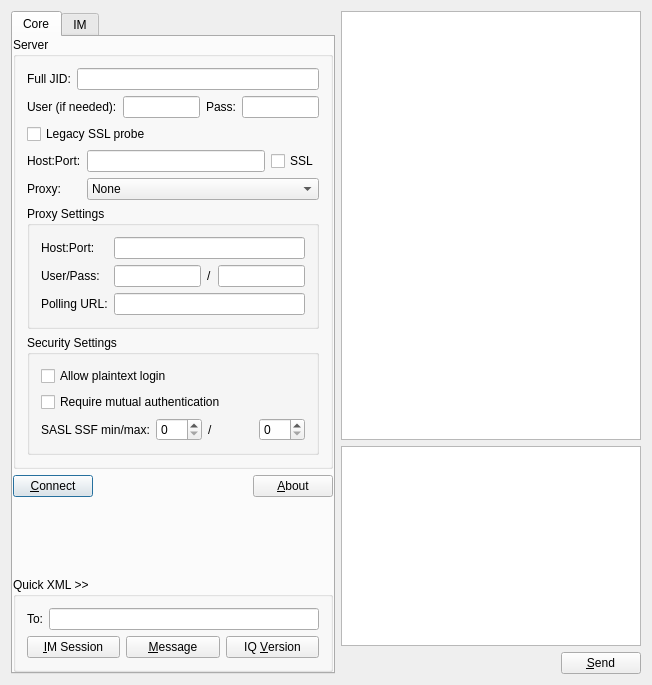
<ui version="4.0" >
 <class>TestUI</class>
 <widget class="QDialog" name="TestUI" >
  <property name="geometry" >
   <rect>
    <x>0</x>
    <y>0</y>
    <width>652</width>
    <height>685</height>
   </rect>
  </property>
  <property name="windowTitle" >
   <string>Form1</string>
  </property>
  <layout class="QHBoxLayout" >
   <item>
    <widget class="QTabWidget" name="tb_main" >
     <widget class="QWidget" name="tab" >
      <property name="geometry" >
       <rect>
        <x>0</x>
        <y>0</y>
        <width>322</width>
        <height>639</height>
       </rect>
      </property>
      <attribute name="title" >
       <string>Core</string>
      </attribute>
      <layout class="QVBoxLayout" >
       <property name="margin" >
        <number>0</number>
       </property>
       <item>
        <widget class="QGroupBox" name="gb_server" >
         <property name="title" >
          <string>Server</string>
         </property>
         <layout class="QVBoxLayout" >
          <item>
           <layout class="QHBoxLayout" >
            <property name="margin" >
             <number>0</number>
            </property>
            <item>
             <widget class="QLabel" name="textLabel1" >
              <property name="text" >
               <string>Full JID:</string>
              </property>
             </widget>
            </item>
            <item>
             <widget class="QLineEdit" name="le_jid" />
            </item>
           </layout>
          </item>
          <item>
           <layout class="QHBoxLayout" >
            <property name="margin" >
             <number>0</number>
            </property>
            <item>
             <widget class="QLabel" name="textLabel5_2" >
              <property name="text" >
               <string>User (if needed):</string>
              </property>
             </widget>
            </item>
            <item>
             <widget class="QLineEdit" name="le_user" >
              <property name="text" >
               <string/>
              </property>
             </widget>
            </item>
            <item>
             <widget class="QLabel" name="textLabel7_2" >
              <property name="text" >
               <string>Pass:</string>
              </property>
             </widget>
            </item>
            <item>
             <widget class="QLineEdit" name="le_pass" >
              <property name="echoMode" >
               <enum>QLineEdit::Password</enum>
              </property>
             </widget>
            </item>
           </layout>
          </item>
          <item>
           <layout class="QGridLayout" >
            <property name="margin" >
             <number>0</number>
            </property>
            <item row="1" column="2" >
             <widget class="QCheckBox" name="ck_ssl" >
              <property name="text" >
               <string>SSL</string>
              </property>
             </widget>
            </item>
            <item row="2" column="1" colspan="2" >
             <widget class="QComboBox" name="cb_proxy" >
              <item>
               <property name="text" >
                <string>None</string>
               </property>
              </item>
              <item>
               <property name="text" >
                <string>HTTP(S)</string>
               </property>
              </item>
              <item>
               <property name="text" >
                <string>SOCKS5</string>
               </property>
              </item>
              <item>
               <property name="text" >
                <string>HTTP Polling</string>
               </property>
              </item>
             </widget>
            </item>
            <item row="1" column="0" >
             <widget class="QLabel" name="lb_host" >
              <property name="text" >
               <string>Host:Port:</string>
              </property>
             </widget>
            </item>
            <item row="0" column="0" colspan="3" >
             <widget class="QCheckBox" name="ck_probe" >
              <property name="text" >
               <string>Legacy SSL probe</string>
              </property>
             </widget>
            </item>
            <item row="2" column="0" >
             <widget class="QLabel" name="textLabel4" >
              <property name="text" >
               <string>Proxy:</string>
              </property>
             </widget>
            </item>
            <item row="1" column="1" >
             <widget class="QLineEdit" name="le_host" />
            </item>
           </layout>
          </item>
          <item>
           <widget class="QGroupBox" name="gb_proxy" >
            <property name="title" >
             <string>Proxy Settings</string>
            </property>
            <layout class="QGridLayout" >
             <item row="0" column="0" >
              <widget class="QLabel" name="textLabel2_2" >
               <property name="text" >
                <string>Host:Port:</string>
               </property>
              </widget>
             </item>
             <item row="0" column="1" colspan="3" >
              <widget class="QLineEdit" name="le_proxyhost" />
             </item>
             <item row="1" column="0" >
              <widget class="QLabel" name="textLabel5" >
               <property name="text" >
                <string>User/Pass:</string>
               </property>
              </widget>
             </item>
             <item row="1" column="1" >
              <widget class="QLineEdit" name="le_proxyuser" />
             </item>
             <item row="1" column="2" >
              <widget class="QLabel" name="textLabel7" >
               <property name="text" >
                <string>/</string>
               </property>
              </widget>
             </item>
             <item row="1" column="3" >
              <widget class="QLineEdit" name="le_proxypass" >
               <property name="echoMode" >
                <enum>QLineEdit::Password</enum>
               </property>
              </widget>
             </item>
             <item row="2" column="0" >
              <widget class="QLabel" name="lb_proxyurl" >
               <property name="text" >
                <string>Polling URL:</string>
               </property>
              </widget>
             </item>
             <item row="2" column="1" colspan="3" >
              <widget class="QLineEdit" name="le_proxyurl" />
             </item>
            </layout>
           </widget>
          </item>
          <item>
           <widget class="QGroupBox" name="gb_security" >
            <property name="title" >
             <string>Security Settings</string>
            </property>
            <layout class="QVBoxLayout" >
             <item>
              <widget class="QCheckBox" name="ck_plain" >
               <property name="text" >
                <string>Allow plaintext login</string>
               </property>
              </widget>
             </item>
             <item>
              <widget class="QCheckBox" name="ck_mutual" >
               <property name="text" >
                <string>Require mutual authentication</string>
               </property>
              </widget>
             </item>
             <item>
              <layout class="QHBoxLayout" >
               <property name="margin" >
                <number>0</number>
               </property>
               <item>
                <widget class="QLabel" name="textLabel1_2" >
                 <property name="text" >
                  <string>SASL SSF min/max:</string>
                 </property>
                </widget>
               </item>
               <item>
                <widget class="QSpinBox" name="sb_ssfmin" />
               </item>
               <item>
                <widget class="QLabel" name="textLabel2" >
                 <property name="text" >
                  <string>/</string>
                 </property>
                </widget>
               </item>
               <item>
                <widget class="QSpinBox" name="sb_ssfmax" />
               </item>
              </layout>
             </item>
            </layout>
           </widget>
          </item>
         </layout>
        </widget>
       </item>
       <item>
        <layout class="QHBoxLayout" >
         <property name="margin" >
          <number>0</number>
         </property>
         <item>
          <widget class="QPushButton" name="pb_go" >
           <property name="text" >
            <string>&amp;Connect</string>
           </property>
           <property name="shortcut" >
            <string>Alt+C</string>
           </property>
          </widget>
         </item>
         <item>
          <spacer name="spacer5" >
           <property name="orientation" >
            <enum>Qt::Horizontal</enum>
           </property>
           <property name="sizeType" >
            <enum>QSizePolicy::Expanding</enum>
           </property>
           <property name="sizeHint" stdset="0" >
            <size>
             <width>130</width>
             <height>20</height>
            </size>
           </property>
          </spacer>
         </item>
         <item>
          <widget class="QPushButton" name="pb_about" >
           <property name="text" >
            <string>&amp;About</string>
           </property>
          </widget>
         </item>
        </layout>
       </item>
       <item>
        <spacer name="spacer3_2" >
         <property name="orientation" >
          <enum>Qt::Vertical</enum>
         </property>
         <property name="sizeType" >
          <enum>QSizePolicy::Expanding</enum>
         </property>
         <property name="sizeHint" stdset="0" >
          <size>
           <width>20</width>
           <height>16</height>
          </size>
         </property>
        </spacer>
       </item>
       <item>
        <widget class="QGroupBox" name="groupBox3" >
         <property name="title" >
          <string>Quick XML >></string>
         </property>
         <layout class="QVBoxLayout" >
          <item>
           <layout class="QHBoxLayout" >
            <property name="margin" >
             <number>0</number>
            </property>
            <item>
             <widget class="QLabel" name="textLabel8" >
              <property name="text" >
               <string>To:</string>
              </property>
             </widget>
            </item>
            <item>
             <widget class="QLineEdit" name="le_to" />
            </item>
           </layout>
          </item>
          <item>
           <layout class="QHBoxLayout" >
            <property name="margin" >
             <number>0</number>
            </property>
            <item>
             <widget class="QPushButton" name="pb_im" >
              <property name="text" >
               <string>&amp;IM Session</string>
              </property>
             </widget>
            </item>
            <item>
             <widget class="QPushButton" name="pb_msg" >
              <property name="text" >
               <string>&amp;Message</string>
              </property>
             </widget>
            </item>
            <item>
             <widget class="QPushButton" name="pb_iqv" >
              <property name="text" >
               <string>IQ &amp;Version</string>
              </property>
             </widget>
            </item>
           </layout>
          </item>
         </layout>
        </widget>
       </item>
      </layout>
     </widget>
     <widget class="QWidget" name="tab2" >
      <property name="geometry" >
       <rect>
        <x>0</x>
        <y>0</y>
        <width>640</width>
        <height>409</height>
       </rect>
      </property>
      <attribute name="title" >
       <string>IM</string>
      </attribute>
     </widget>
    </widget>
   </item>
   <item>
    <layout class="QVBoxLayout" >
     <property name="margin" >
      <number>0</number>
     </property>
     <item>
      <widget class="QTextEdit" name="te_log" >
       <property name="minimumSize" >
        <size>
         <width>300</width>
         <height>0</height>
        </size>
       </property>
       <property name="readOnly" >
        <bool>true</bool>
       </property>
      </widget>
     </item>
     <item>
      <widget class="QTextEdit" name="te_input" >
       <property name="maximumSize" >
        <size>
         <width>32767</width>
         <height>200</height>
        </size>
       </property>
      </widget>
     </item>
     <item>
      <layout class="QHBoxLayout" >
       <property name="margin" >
        <number>0</number>
       </property>
       <item>
        <spacer name="spacer3" >
         <property name="orientation" >
          <enum>Qt::Horizontal</enum>
         </property>
         <property name="sizeType" >
          <enum>QSizePolicy::Expanding</enum>
         </property>
         <property name="sizeHint" stdset="0" >
          <size>
           <width>40</width>
           <height>20</height>
          </size>
         </property>
        </spacer>
       </item>
       <item>
        <widget class="QPushButton" name="pb_send" >
         <property name="text" >
          <string>&amp;Send</string>
         </property>
         <property name="shortcut" >
          <string>Alt+S</string>
         </property>
        </widget>
       </item>
      </layout>
     </item>
    </layout>
   </item>
  </layout>
 </widget>
 <layoutdefault spacing="6" margin="11" />
 <tabstops>
  <tabstop>le_jid</tabstop>
  <tabstop>le_user</tabstop>
  <tabstop>le_pass</tabstop>
  <tabstop>ck_probe</tabstop>
  <tabstop>le_host</tabstop>
  <tabstop>ck_ssl</tabstop>
  <tabstop>cb_proxy</tabstop>
  <tabstop>le_proxyhost</tabstop>
  <tabstop>le_proxyuser</tabstop>
  <tabstop>le_proxypass</tabstop>
  <tabstop>le_proxyurl</tabstop>
  <tabstop>ck_plain</tabstop>
  <tabstop>ck_mutual</tabstop>
  <tabstop>sb_ssfmin</tabstop>
  <tabstop>sb_ssfmax</tabstop>
  <tabstop>pb_go</tabstop>
  <tabstop>pb_about</tabstop>
  <tabstop>le_to</tabstop>
  <tabstop>pb_im</tabstop>
  <tabstop>pb_msg</tabstop>
  <tabstop>pb_iqv</tabstop>
  <tabstop>te_input</tabstop>
  <tabstop>pb_send</tabstop>
  <tabstop>te_log</tabstop>
 </tabstops>
 <resources/>
 <connections/>
</ui>
